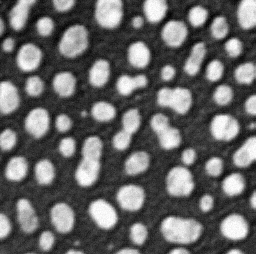
#> input picture Edge-Detection-Techniques/images/blobs.png, 256 x 254 px, found by its file name
$ jupyter execute edge-detection.ipynb   (shell and % lines are left out)
#> lines starting #> are read from the running program, lines starting #| are printed output that depends on the picture
# Image Filtering: Spatial Methods

[cell 1]

import numpy as np

import matplotlib.image as img
import matplotlib.pyplot as plt

from skimage import io
from skimage.filters import sobel
from skimage.feature import canny
from skimage import exposure
from skimage.util import img_as_float32 as img_as_float

[cell 2]
def print_imginfo(I):
    print(type(I))
    print(I.shape, I.dtype)
    print('Data range:', np.min(I), 'to', np.max(I))

[cell 3]
def show_images(I, titles=None):
    fig, ax = plt.subplots(1, len(I), figsize=(12,12))

    for i in np.arange(0,len(I)):
        ax[i].imshow(I[i], cmap='gray')
        ax[i].set_axis_off()
        if titles != None:
            ax[i].set_title(titles[i])

[cell 4]
I1 = io.imread("../../images/blobs.png", as_gray=True)
#> I1 is the input picture: shape (254, 256); min 0, max 255, mean 103.2
#I1 = io.imread("../../images/bikes.jpg", as_gray=True)
I1 = img_as_float(I1)

I2 = sobel(I1)
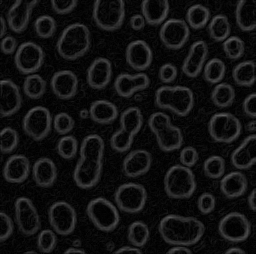
#> I2: shape (254, 256) float32; min 0, max 0.373, mean 0.0728
I2 = exposure.rescale_intensity(I2, in_range=(0.0,0.30))
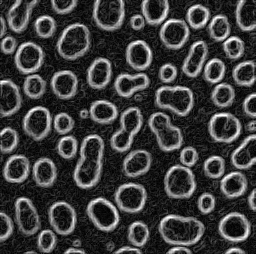
#> I2: shape (254, 256) float32; min 0, max 1, mean 0.243
plt.hist(I2.ravel(), bins=256, range=(0.01,0.99))

show_images([I1, I2],['Original','Sobel'])
#> the loop in show_images, `for i in np.arange(0,len(I)):` made 2 passes
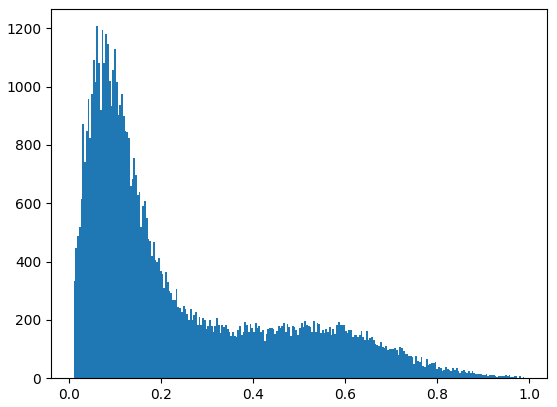
#> figure drawn by matplotlib, 1 panel; tallest bar 1207 high, from x = 0.0598 to 0.0636
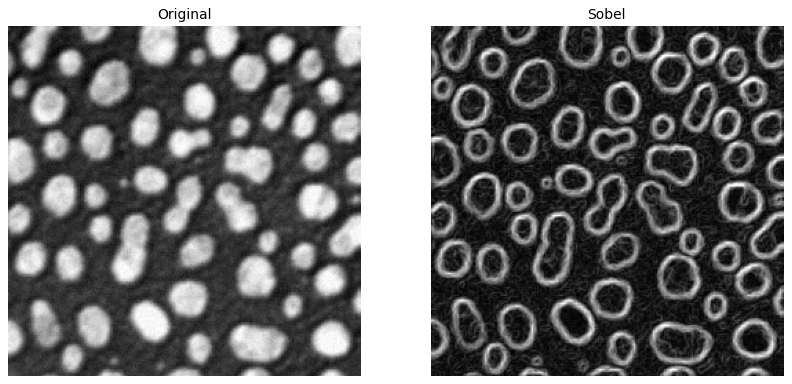
#> figure drawn by matplotlib, 2 panels

## Edge Detection: Canny

[cell 5]
sigma_values = [0.5, 1/np.sqrt(2), 1.0, np.sqrt(2), 2.0, 3.0]
sigma = sigma_values[1]

low = 0.10
high = [0.10, 0.50]

C1 = canny(I1, sigma=sigma, low_threshold=low, high_threshold=high[0])
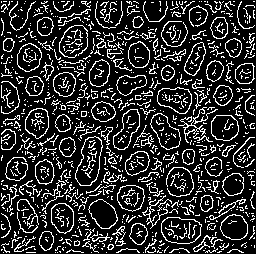
#> C1: shape (254, 256) bool; 19% white in thin lines or dots
C2 = canny(I1, sigma=sigma, low_threshold=low, high_threshold=high[1])
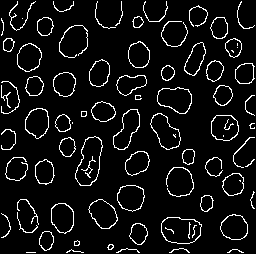
#> C2: shape (254, 256) bool; 7.2% white in thin lines or dots

T1 = 'Canny s=%.2f, t=[%.2f,%.2f]' % (sigma, low, high[0])
T2 = 'Canny s=%.2f, t=[%.2f,%.2f]' % (sigma, low, high[1])

show_images([C1, C2],[T1, T2])
#> the loop in show_images (call 2), `for i in np.arange(0,len(I)):` made 2 passes

$ run again, with Edge-Detection-Techniques/images/bikes.jpg saved as Edge-Detection-Techniques/images/blobs.png
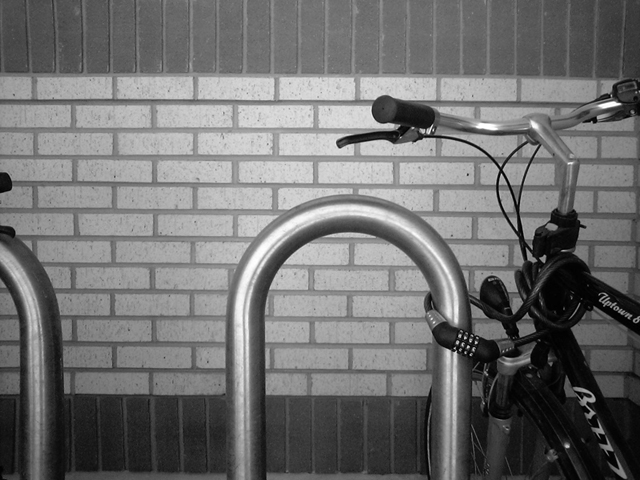
#> input picture Edge-Detection-Techniques/images/bikes.jpg, 640 x 480 px, found by its file name
#> I1 is the input picture: shape (480, 640); min 0, max 255, mean 112.2
#> the loop in show_images, `for i in np.arange(0,len(I)):` made 2 passes
#> `C1 = canny(I1, sigma=sigma, low_threshold=low, high_threshold=high[0])`:
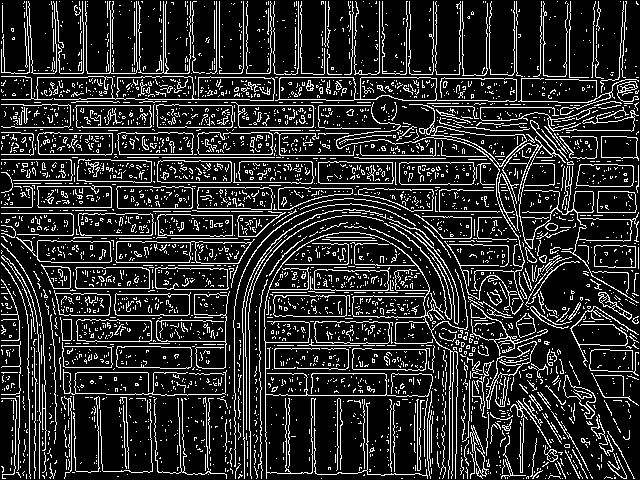
#> C1: shape (480, 640) bool; 16.9% white in thin lines or dots
#> `C2 = canny(I1, sigma=sigma, low_threshold=low, high_threshold=high[1])`:
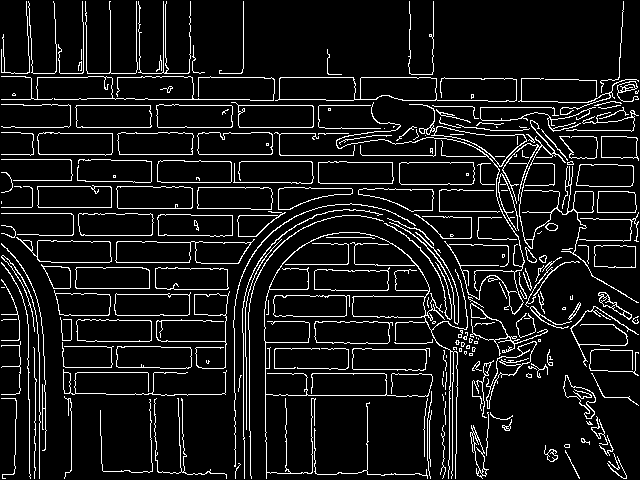
#> C2: shape (480, 640) bool; 9.1% white in thin lines or dots
#> the loop in show_images (call 2), `for i in np.arange(0,len(I)):` made 2 passes
